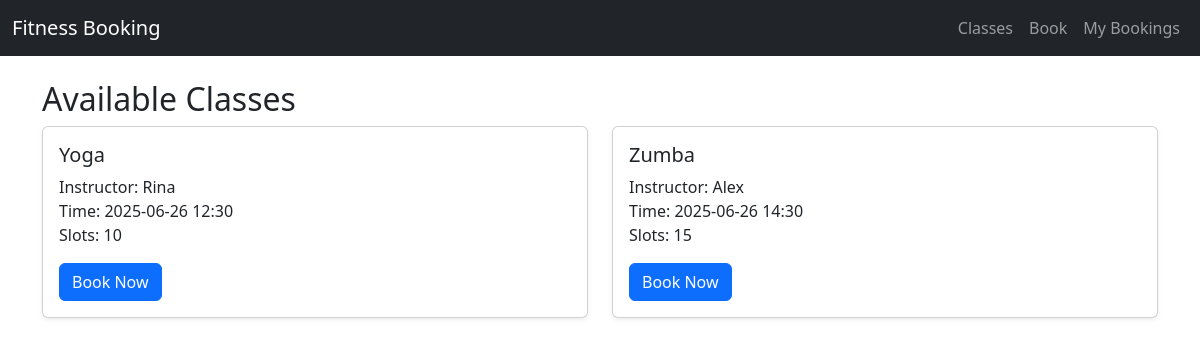
The app's page /classes/, older data.
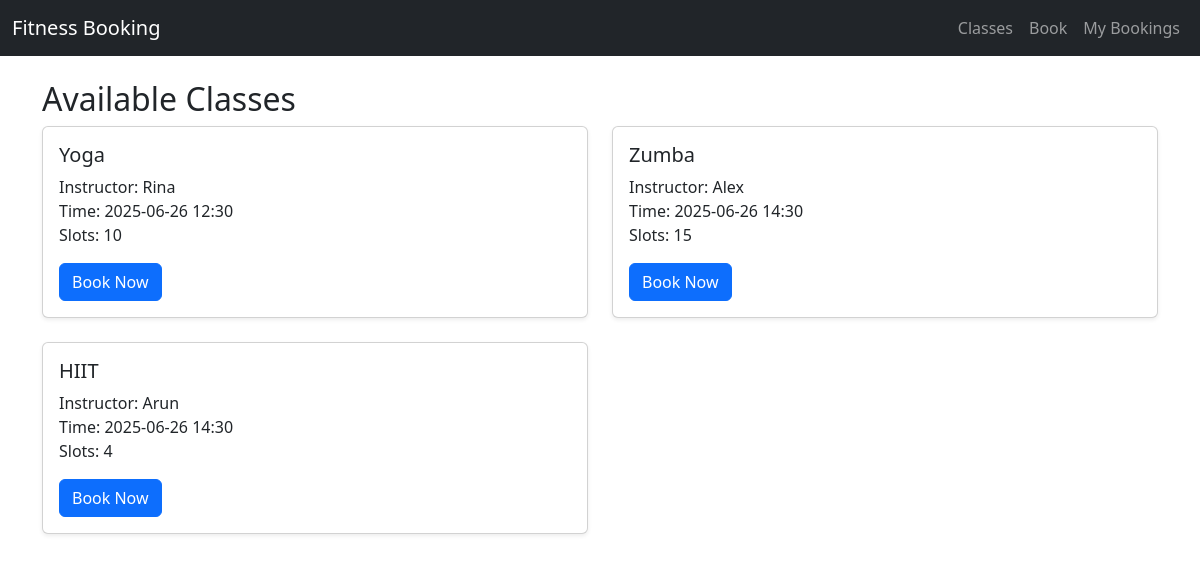
The same page, newer data.
### studio/models.py (models this page shows, shortened)
class Fitness(models.Model):
    name = models.CharField(max_length=100)
    datetime = models.DateTimeField()
    instructor = models.CharField(max_length=100)
    available_slots = models.PositiveIntegerField()

### studio/views.py (the view)
# urls.py: path("classes/", views.class_list, name="class_list"),
def class_list(request):
    classes = Fitness.objects.all()
    for cls in classes:
        cls.datetime_ist = localtime(cls.datetime, pytz.timezone("Asia/Kolkata")).strftime("%Y-%m-%d %H:%M")
    return render(request, "studio/class_list.html", {"classes": classes})

### studio/templates/studio/class_list.html
{% extends "studio/index.html" %}
{% block content %}
<h2>Available Classes</h2>
<div class="row row-cols-1 row-cols-md-2 g-4">
  {% for cls in classes %}
    <div class="col">
      <div class="card shadow-sm">
        <div class="card-body">
          <h5 class="card-title">{{ cls.name }}</h5>
          <p class="card-text">
            Instructor: {{ cls.instructor }}<br>
            Time: {{ cls.datetime_ist }}<br>
            Slots: {{ cls.available_slots }}
          </p>
          <a href="/book/?class_id={{ cls.id }}" class="btn btn-primary">Book Now</a>
        </div>
      </div>
    </div>
  {% endfor %}
</div>
{% endblock %}

### studio/templates/studio/index.html (shortened to what this page needs)
<!DOCTYPE html>
<html lang="en">
<head>
    <link rel="stylesheet" href="https://cdn.jsdelivr.net/npm/bootstrap@5.3.0/dist/css/bootstrap.min.css">
</head>
<body>
    <nav class="navbar navbar-expand-lg navbar-dark bg-dark mb-4">
    <div class="container-fluid">
      <a class="navbar-brand" href="/classes/">Fitness Booking</a>
      <div class="navbar-nav">
        <a class="nav-link" href="/classes/">Classes</a>
        <a class="nav-link" href="/book/">Book</a>
        <a class="nav-link" href="/bookings/">My Bookings</a>
      </div>
    </div>
  </nav>
  <div class="container">
    {% block content %}{% endblock %}
  </div>
</body>
</html>

Row changes from the older to the newer data that the page shows:
added Fitness: name "HIIT", instructor "Arun", datetime_ist "2025-06-26 14:30", available_slots "4"
